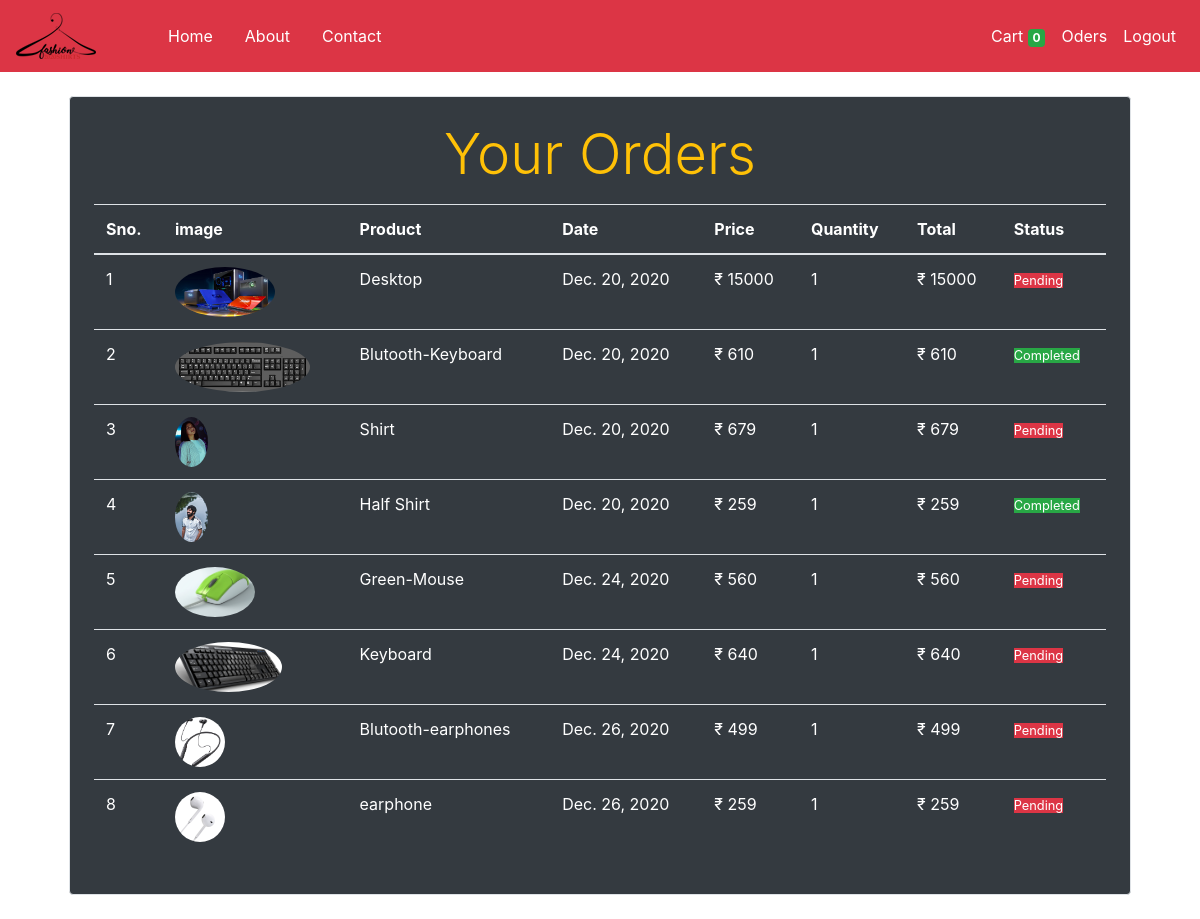
The page /oder (signed in) on the database its author committed.
### core/models/oders.py (models this page shows, shortened)
class Oder(models.Model):
    product = models.ForeignKey(Product, on_delete=models.CASCADE)
    customer = models.ForeignKey(Customer, on_delete=models.CASCADE)
    quantity = models.IntegerField(default=1)
    price = models.IntegerField()
    address = models.CharField(max_length=100, default='', blank=True)
    phone = models.CharField(max_length=20, default='', blank=True)
    date = models.DateField(default=datetime.datetime.today)
    status = models.BooleanField(default=False)
    @staticmethod
    def get_oders_by_customer(customer_id):
        return Oder.objects.filter(customer = customer_id)

### core/models/product.py (models this page shows, shortened)
class Product(models.Model):
    name = models.CharField(max_length=50)
    price = models.IntegerField(default=0)
    categary = models.ForeignKey(Categary, on_delete=models.CASCADE, default=1)
    description = models.CharField(max_length=200, default='', null=True, blank=True)
    image = models.ImageField(upload_to='uploads/products/')

### core/middlewares/auth.py (the view)
    def middleware(request):
        returnUrl = request.META['PATH_INFO']   #   GIVE ME PATH WHICH I WILL TYPE IN URL
        if not request.session.get('customer'):
            return redirect(f'login?return_url{returnUrl}')
        response = get_response(request)
        return response

### core/templatetags/custom_filter.py (called while the page is built)
@register.filter(name='currency')
def currency(number):
    return "₹ "+str(number)

@register.filter(name='multiply')
def multiply(number, number1):
    return number*number1

### core/views/oders.py (called while the page is built)
    def get(self, request):
        customer = request.session.get('customer')
        oders = Oder.get_oders_by_customer(customer)
        print(oders)
        return render (request, 'oders.html', {'oders':oders})

### core/templates/oders.html (shortened to what this page needs)
{% extends 'base.html' %}
{% block content %}
{% load cart %}
{% load custom_filter %}
    <div class="container text-warning">
        <div class="border rounded p-4 m-4 bg-dark">
            <p class="display-4 text-center">Your Orders</p>
            <table class="table text-white">
                <thead>
                    <tr>
                        <th>Sno.</th>
                        <th>image</th>
                        <th>Product</th>
                        <th>Date</th>
                        <th>Price</th>
                        <th>Quantity</th>
                        <th>Total</th>
                        <th>Status</th>
                    </tr>
                </thead>
                <tbody >
                    {% for oder in oders %}
                    <tr>
                        <td>{{forloop.counter}}</td>
                        <td><img style="height:50px" class="rounded-circle" src="{{oder.product.image.url}}" alt=""></td>
                        <td>{{oder.product.name}}</td>
                        <td>{{oder.date}}</td>
                        <td>{{oder.product.price|currency}}</td>
                        <td>{{oder.quantity}}</td>
                        <td>{{oder.quantity|multiply:oder.product.price|currency}}</td>
                        {% if oder.status %}
                        <td><small class="text-white bg-success">Completed</small></td>
                        {% else %}
                        <td><small class="text-white bg-danger">Pending</small></td>
                        {% endif %}
                    </tr>
                    {% endfor %}
                </tbody>
        </div>
    </div>
{% endblock content %}

### core/templates/base.html (shortened to what this page needs)
<!DOCTYPE html>
{% load static %}
<html lang="en">
<head>
    <link rel="stylesheet" href="{% static 'css/all.min.css' %}">
    <link rel="stylesheet" href="https://cdn.jsdelivr.net/npm/bootstrap@4.5.3/dist/css/bootstrap.min.css">
    <link rel="stylesheet" href="{% static 'css/style.css' %}">
</head>
<body>
    <nav class="navbar navbar-expand-lg navbar-light bg-danger sticky-top">
    <a class="navbar-brand" href="/home" width-40px height-50px><img src="static/img/logo3.png" alt=""></a>
    <div class="collapse navbar-collapse" id="navbarTogglerDemo02">
        <ul class="navbar-nav mr-auto mt-2 mt-lg-0 ml-5">
        <li class="nav-item active mr-3">
            <a class="nav-link text-white" href="/home">Home <span class="sr-only">(current)</span></a>
        </li>
        <li class="nav-item active mr-3">
            <a class="nav-link text-white" href="/about">About <span class="sr-only">(current)</span></a>
        </li>
        <li class="nav-item active mr-3">
            <a class="nav-link text-white" href="/contact">Contact<span class="sr-only">(current)</span></a>
        </li>
        </ul>
        <form class="form-inline my-2 my-lg-0">
        <ul class="navbar-nav mr-auto mt-2 mt-lg-0 ml-5">
        {% if request.session.customer %}
        <li class="nav-item ">
            <a class="nav-link text-white" href="/cart" tabindex="-1" aria-disabled="false">Cart
            <span class="badge badge-success">{{request.session.cart.keys|length}}</span></a>
        </li>
        <li class="nav-item ">
            <a class="nav-link text-white" href="/oder" tabindex="-1" aria-disabled="false">Oders</a>
        </li>
        <li class="nav-item ">
            <a class="nav-link text-white" href="/logout" tabindex="-1" aria-disabled="false">Logout</a>
        </li>
        {% endif %}
        </ul>
        </form>
    </div>
    </nav>
    {% block content %} {% endblock content %}
</body>
</html>

### rows shown on the page
Oder: product.image (picture), product.name "Desktop", date "Dec. 20, 2020", product.price "₹ 15000", quantity "1", quantity|multiply "₹ 15000", status "Pending"
Oder: product.image (picture), product.name "Blutooth-Keyboard", date "Dec. 20, 2020", product.price "₹ 610", quantity "1", quantity|multiply "₹ 610", status "Completed"
Oder: product.image (picture), product.name "Shirt", date "Dec. 20, 2020", product.price "₹ 679", quantity "1", quantity|multiply "₹ 679", status "Pending"
Oder: product.image (picture), product.name "Half Shirt", date "Dec. 20, 2020", product.price "₹ 259", quantity "1", quantity|multiply "₹ 259", status "Completed"
Oder: product.image (picture), product.name "Green-Mouse", date "Dec. 24, 2020", product.price "₹ 560", quantity "1", quantity|multiply "₹ 560", status "Pending"
Oder: product.image (picture), product.name "Keyboard", date "Dec. 24, 2020", product.price "₹ 640", quantity "1", quantity|multiply "₹ 640", status "Pending"
Oder: product.image (picture), product.name "Blutooth-earphones", date "Dec. 26, 2020", product.price "₹ 499", quantity "1", quantity|multiply "₹ 499", status "Pending"
Oder: product.image (picture), product.name "earphone", date "Dec. 26, 2020", product.price "₹ 259", quantity "1", quantity|multiply "₹ 259", status "Pending"

### other values the page prints
{{ request.session.cart.keys|length }} "0"
